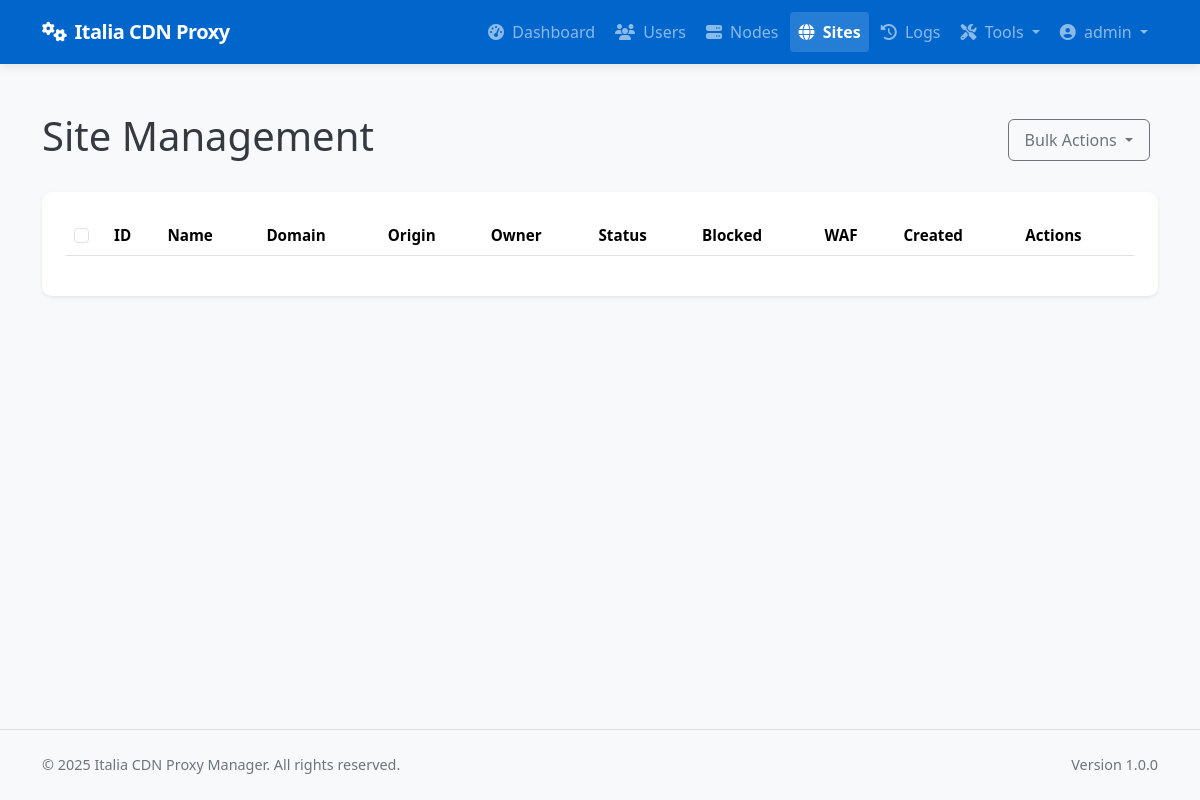
Page /admin/sites (signed in) on the earlier database version.
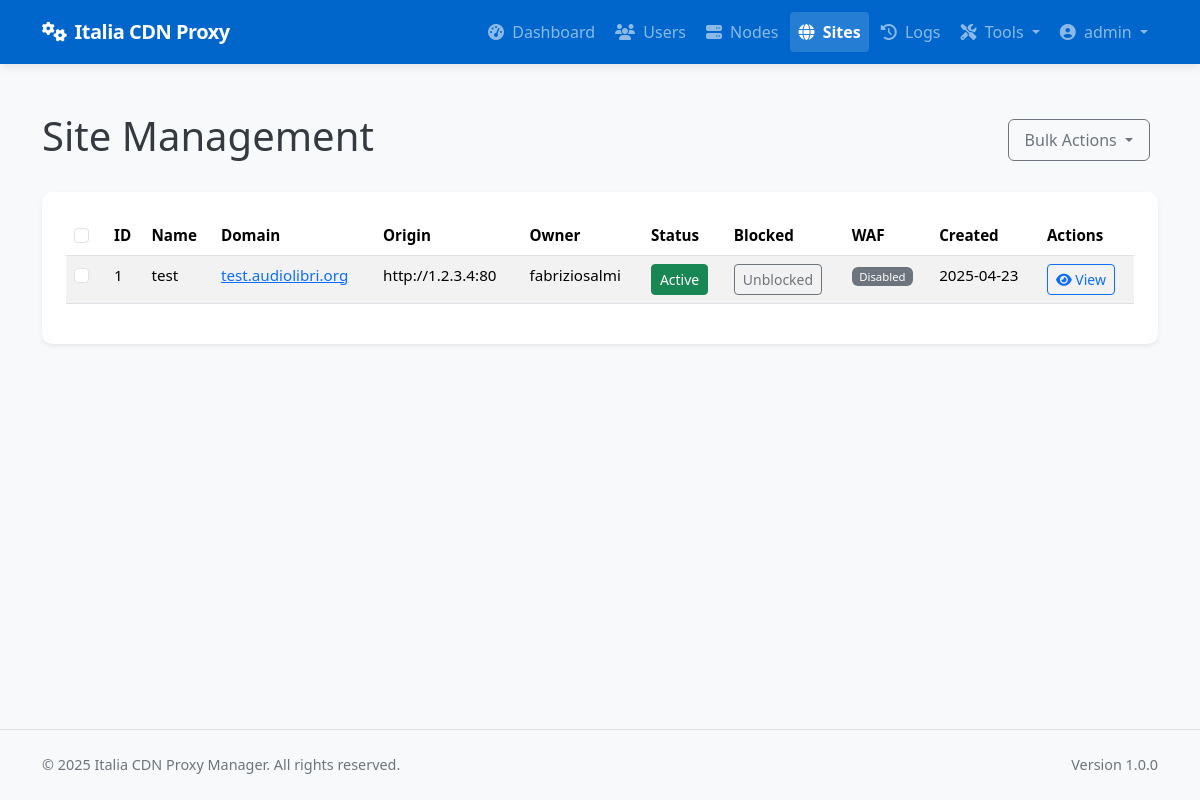
Same page on the later database version.
### app/models/models.py (models this page shows, shortened)
class Site(db.Model):
    __tablename__ = 'sites'
    id = db.Column(db.Integer, primary_key=True)
    name = db.Column(db.String(64), nullable=False)
    domain = db.Column(db.String(255), unique=True, nullable=False)
    protocol = db.Column(db.String(10), nullable=False, default='https')  # http or https
    origin_protocol = db.Column(db.String(10), nullable=False, default='http')  # http or https for origin
    origin_address = db.Column(db.String(255), nullable=False)  # Backend server address
    origin_port = db.Column(db.Integer, nullable=False)
    user_id = db.Column(db.Integer, db.ForeignKey('users.id'), nullable=True)  # Allow null for discovered sites
    is_active = db.Column(db.Boolean, default=True)
    is_blocked = db.Column(db.Boolean, default=False)
    is_discovered = db.Column(db.Boolean, default=False)  # Whether this site was discovered from node
    use_waf = db.Column(db.Boolean, default=False)
    force_https = db.Column(db.Boolean, default=True)  # New column to force HTTP to HTTPS redirect
    enable_cache = db.Column(db.Boolean, default=True)
    cache_time = db.Column(db.Integer, default=3600)  # Cache time in seconds, default 1 hour
    cache_static_time = db.Column(db.Integer, default=86400)  # Cache time for static assets in seconds, default 1 day
    custom_cache_rules = db.Column(db.Text, nullable=True)  # Custom cache rules in Nginx format
    cache_browser_time = db.Column(db.Integer, default=3600)  # Browser cache time in seconds, default 1 hour
    created_at = db.Column(db.DateTime, default=datetime.utcnow)
    updated_at = db.Column(db.DateTime, default=datetime.utcnow, onupdate=datetime.utcnow)
    custom_config = db.Column(db.Text, nullable=True)  # Additional Nginx configuration
    site_nodes = db.relationship('SiteNode', backref='site', lazy='dynamic')
    ssl_certificates = db.relationship('SSLCertificate', backref='site', lazy='dynamic')
    config_versions = db.relationship('ConfigVersion', backref='site', lazy='dynamic')

class User(db.Model):
    __tablename__ = 'users'
    id = db.Column(db.Integer, primary_key=True)
    username = db.Column(db.String(64), unique=True, index=True, nullable=False)
    email = db.Column(db.String(120), unique=True, index=True, nullable=False)
    password_hash = db.Column(db.String(128), nullable=False)
    role = db.Column(db.String(20), nullable=False, default='client')  # 'admin' or 'client'
    is_active = db.Column(db.Boolean, default=True)
    created_at = db.Column(db.DateTime, default=datetime.utcnow)
    last_login = db.Column(db.DateTime, nullable=True)
    sites = db.relationship('Site', backref='owner', lazy='dynamic')
    def is_admin(self):
        return self.role == 'admin'

### app/controllers/admin.py (the view)
@admin.route('/sites')
@login_required
@admin_required
def list_sites():
    sites = Site.query.all()
    return render_template('admin/sites/list.html', sites=sites)

### app/models/__init__.py (called while the page is built)
@login_manager.user_loader
def load_user(user_id):
    return User.query.get(int(user_id))

### app/services/access_control.py (called while the page is built)
def admin_required(f):
    @wraps(f)
    def decorated_function(*args, **kwargs):
        if not current_user.is_admin():
            flash('You need admin privileges to access this page.', 'error')
            return abort(403)
        return f(*args, **kwargs)
    return decorated_function

### app/templates/admin/sites/list.html (shortened to what this page needs)
{% extends 'base.html' %}
{% block content %}
<div class="container py-4">
    <div class="d-flex justify-content-between align-items-center mb-4">
        <h1>Site Management</h1>
        <div>
            <button class="btn btn-outline-secondary dropdown-toggle me-2" type="button" id="bulkActionsDropdown" data-bs-toggle="dropdown" aria-expanded="false">
                Bulk Actions
            </button>
        </div>
    </div>
    <div class="card shadow-sm">
        <div class="card-body">
            <div class="table-responsive">
                <table class="table table-striped table-hover">
                    <thead>
                        <tr>
                            <th width="40">
                                <input type="checkbox" id="selectAllSites" class="form-check-input">
                            </th>
                            <th>ID</th>
                            <th>Name</th>
                            <th>Domain</th>
                            <th>Origin</th>
                            <th>Owner</th>
                            <th>Status</th>
                            <th>Blocked</th>
                            <th>WAF</th>
                            <th>Created</th>
                            <th>Actions</th>
                        </tr>
                    </thead>
                    <tbody>
                        {% for site in sites %}
                        <tr class="{% if site.is_blocked %}table-danger{% endif %}">
                            <td>
                                <input type="checkbox" class="form-check-input site-checkbox" data-site-id="{{ site.id }}" value="{{ site.id }}">
                            </td>
                            <td>{{ site.id }}</td>
                            <td>{{ site.name }}</td>
                            <td>
                                <a href="{{ site.protocol }}://{{ site.domain }}" target="_blank" rel="noopener noreferrer">
                                    {{ site.domain }}
                                </a>
                            </td>
                            <td>{{ site.protocol }}://{{ site.origin_address }}:{{ site.origin_port }}</td>
                            <td>{{ site.owner.username }}</td>
                            <td>
                                <form method="POST" action="{{ url_for('admin.toggle_site_active', site_id=site.id) }}" class="d-inline">
                                    <button type="submit" class="btn btn-sm btn-{{ 'success' if site.is_active else 'secondary' }}">
                                        {{ 'Active' if site.is_active else 'Inactive' }}
                                    </button>
                                </form>
                            </td>
                            <td>
                                <form method="POST" action="{{ url_for('admin.toggle_site_blocked', site_id=site.id) }}" class="d-inline">
                                    <button type="submit" class="btn btn-sm btn-{{ 'danger' if site.is_blocked else 'outline-secondary' }}">
                                        {{ 'Blocked' if site.is_blocked else 'Unblocked' }}
                                    </button>
                                </form>
                            </td>
                            <td><span class="badge bg-{{ 'success' if site.use_waf else 'secondary' }}">
                                {{ 'Enabled' if site.use_waf else 'Disabled' }}
                            </span></td>
                            <td>{{ site.created_at.strftime('%Y-%m-%d') }}</td>
                            <td>
                                <a href="{{ url_for('admin.view_site', site_id=site.id) }}" class="btn btn-sm btn-outline-primary">
                                    <i class="fas fa-eye"></i> View
                                </a>
                            </td>
                        </tr>
                        {% endfor %}
                    </tbody>
                </table>
            </div>
        </div>
    </div>
</div>
{% endblock %}

Differences in the rows shown:
added Site: id "1", name "test", domain "test.audiolibri.org", protocol "http", origin_address "1.2.3.4", origin_port "80", owner.username "fabriziosalmi", is_active "Active", is_blocked "Unblocked", use_waf "Disabled", created_at "2025-04-23"
